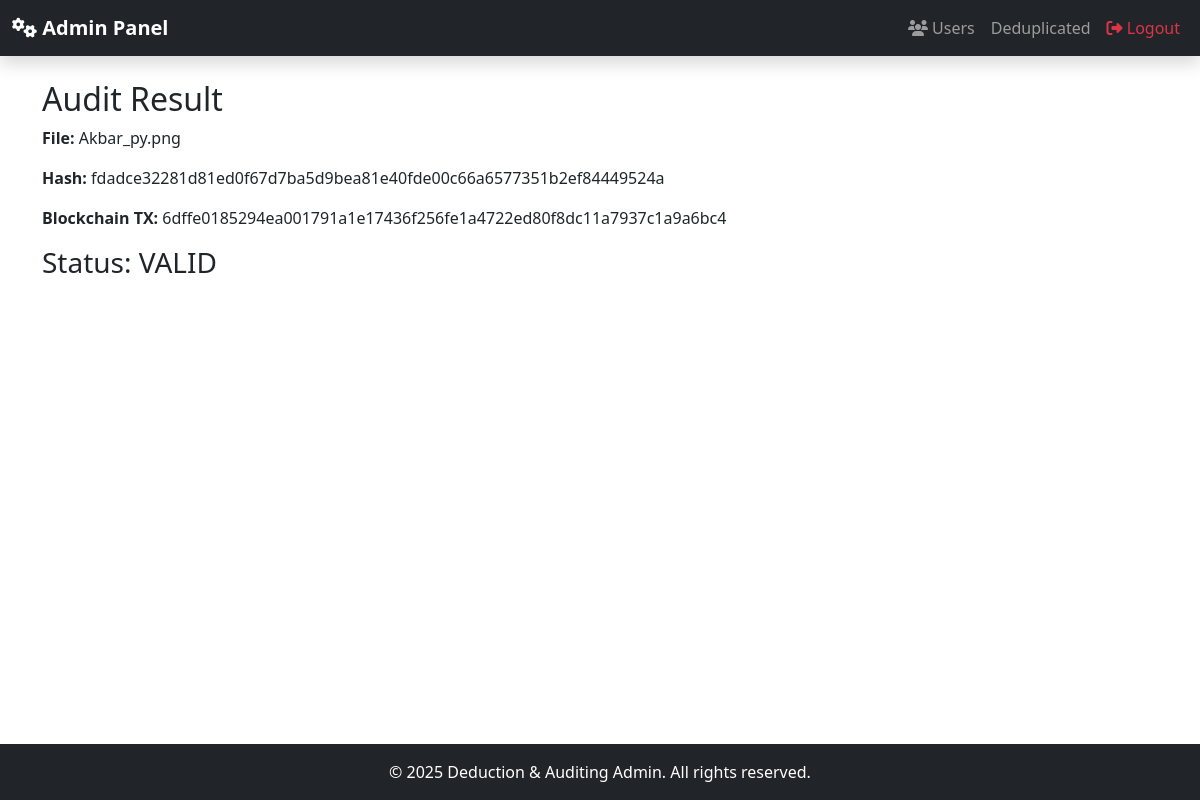
Page /Admins/audit/1/ (signed in) on the committed database.
### Users/models.py (models this page shows, shortened)
class UserFile(models.Model):
    user = models.ForeignKey(User, on_delete=models.CASCADE)
    file = models.FileField(upload_to='uploads/', null=True, blank=True)
    file_name = models.CharField(max_length=255)
    file_hash = models.CharField(max_length=256)
    blockchain_tx = models.CharField(max_length=255)
    uploaded_at = models.DateTimeField(auto_now_add=True)

### Admins/views.py (the view)
# urls.py: path('audit/<int:file_id>/', audit_file, name="audit_file"),
@login_required
def audit_file(request, file_id):
    file_record = UserFile.objects.get(id=file_id)
    file_path = os.path.join(settings.MEDIA_ROOT, str(file_record.file))
    status = "FILE NOT FOUND"
    if os.path.exists(file_path):
        sha256 = hashlib.sha256()
        with open(file_path, "rb") as f:
            for chunk in iter(lambda: f.read(4096), b""):
                sha256.update(chunk)
        current_hash = sha256.hexdigest()
        if current_hash == file_record.file_hash:
            status = "VALID"
        else:
            status = "TAMPERED"
    return render(request, "admin/audit_result.html", {
        "file": file_record,
        "status": status
    })

### templates/admin/audit_result.html (shortened to what this page needs)
{% extends 'admin/adminbase.html' %}
{% block content %}
<h2>Audit Result</h2>
<p><b>File:</b> {{ file.file_name }}</p>
<p><b>Hash:</b> {{ file.file_hash }}</p>
<p><b>Blockchain TX:</b> {{ file.blockchain_tx }}</p>
<h3>Status: {{ status }}</h3>
{% endblock %}

### rows in the picture
UserFile: file_name "Akbar_py.png", file_hash "fdadce32281d81ed0f67d7ba5d9bea81e40fde00c66a6577351b2ef84449524a", blockchain_tx "6dffe0185294ea001791a1e17436f256fe1a4722ed80f8dc11a7937c1a9a6bc4"

### other values in the picture
{{ status }} "VALID"
